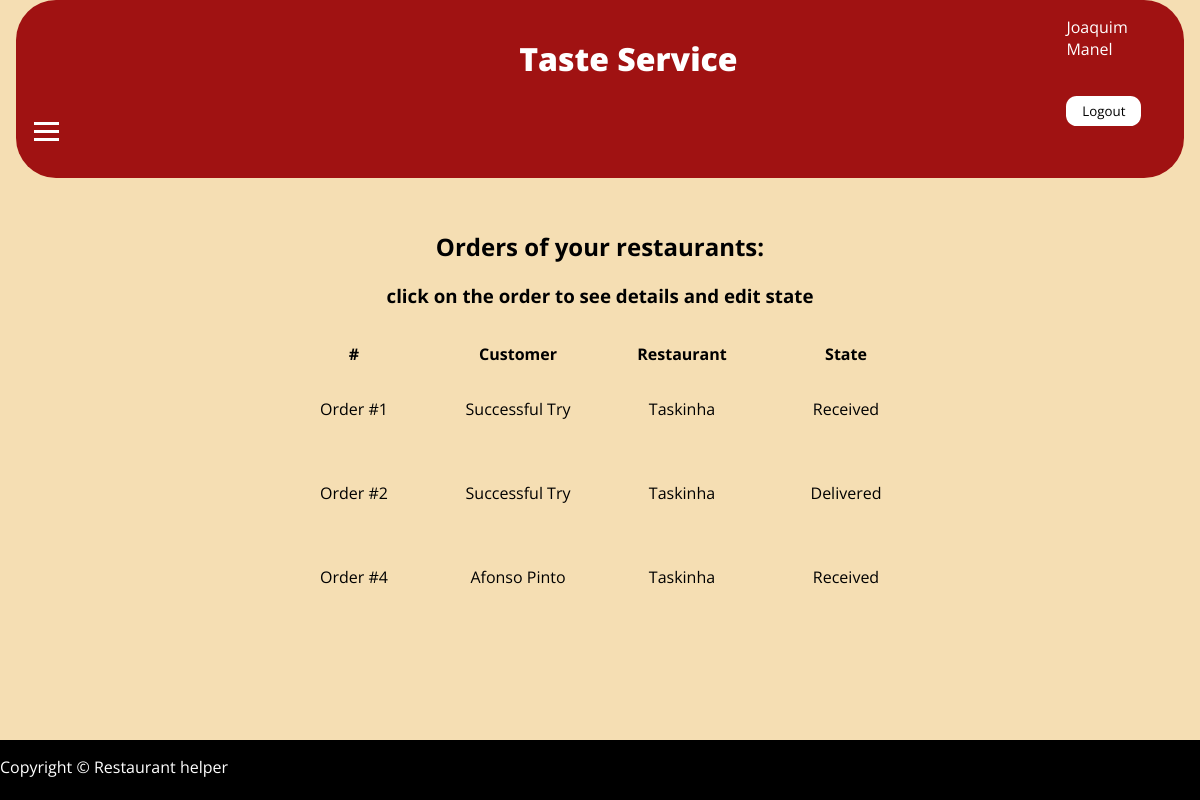
/pages/profile.php?id=Rorders (signed in), run on an earlier commit of the app's database.
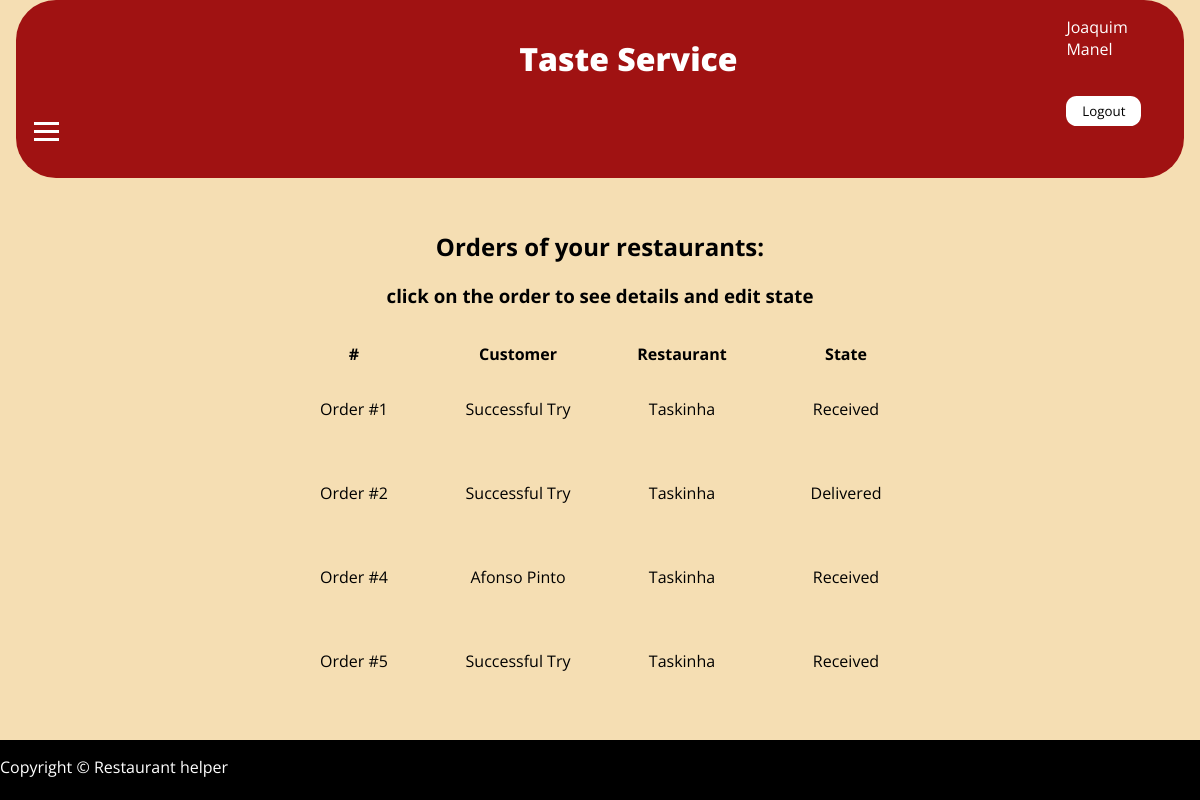
And on a later commit of the database.
### tables this page shows
CREATE TABLE request (
  id INTEGER PRIMARY KEY,
  customer INTEGER NOT NULL REFERENCES customer(id) ON DELETE CASCADE,
  state VARCHAR NOT NULL
);

CREATE TABLE restaurants (
  id INTEGER PRIMARY KEY,            
  name VARCHAR NOT NULL,
  adress VARCHAR NOT NULL,
  category VARCHAR NOT NULL,
  photo STRING DEFAULT "default.jpg",
  owner INTEGER NOT NULL REFERENCES restaurantOwner(id) ON DELETE CASCADE
                      
);

### database/request.class.php (called while the page is built, shortened)
<?php
  class Request {
    public function __construct(int $id, string $customer, string $state, string $restaurant) {
      $this->id = $id;
      $this->customer = $customer;
      $this->state = $state;
      $this->restaurant = $restaurant;
    }
    static function getOwnerOrders(PDO $db, int $id)  {
        $stmt = $db->prepare('select request.id,customer.name,state from request,customer where request.id in (select distinct request from requestMenuItem where menu_item in (select id from menu_item where menu in (select id from menu where restaurant in (select id from restaurants where owner in (select id from restaurantOwner where user = ?))))) and customer.id=customer');
        $stmt->execute(array($id));
        $requests = [];
        while ($request = $stmt->fetch()) {
          $requests[] = new Request(
            (int) $request['id'],
            $request['name'],
            $request['state'],
            Request::getRestaurantByRequest($db,(int) $request['id']),
          );
        }
        return $requests;
    }
    static function getRestaurantByRequest(PDO $db, int $id){
        $stmt = $db->prepare('select name from restaurants where id in (select restaurant from menu where id in (select menu from menu_item where id in (select menu_item from requestMenuItem where request = ?)))');
        $stmt->execute(array($id));
        if($name = $stmt->fetch()){
            return $name['name'];
          }
    }
  }
?>

### database/restaurant.class.php (called while the page is built, shortened)
<?php
  class Restaurant {
    static function getRestaurantIdFromName(PDO $db, string $name){
      $stmt = $db->prepare('select id from restaurants where name = ?');
      $stmt->execute(array($name));
      if($id = $stmt->fetch()){
          return $id['id'];
        }
    }
  }
?>

### templates/requests.php (the view, shortened to what this page needs)
<?php declare(strict_types = 1);
require_once('../database/connection.php');
require_once('../database/restaurant.class.php');
?>
<?php function drawProfileRequests(array $requests) { ?>
  <h2>Orders of your restaurants:</h2>
  <?php if ($requests!=[]){ ?>
  <h3>click on the order to see details <?php if ($_SESSION['usertype']=='Restaurant Owner') { ?>and edit state <?php }?></h3>
  <table id="tables">
    <tr><th scope="col">#</th><th scope="col">Customer</th><th scope="col">Restaurant</th><th scope="col">State</th></tr>
    <?php foreach ($requests as $i => $request) { ?>
      <tr><td><a href="../pages/request.php?id=<?=$request->id?>"> Order #<?=$request->id?> </a> </td><td><?=$request->customer?></td><td>
      <?php $db = getDatabaseConnection(); $id=Restaurant::getRestaurantIdFromName($db,$request->restaurant); ?>
      <a href="../pages/restaurant.php?id=<?=$id ?>"> <?=$request->restaurant?> </a></td><td><?=$request->state?></td></tr>
    <?php } ?>
  </table>
  <?php } else{?>
  <h4>No orders yet</h4> <?php }?>
<?php } ?>

### templates/common.php (shortened to what this page needs)
<?php function drawHeader() { ?>
<!DOCTYPE html>
<html lang="en-US">
  <head>
    <link rel="stylesheet" href="../css/style.css">
    <link rel="stylesheet" href="https://cdnjs.cloudflare.com/ajax/libs/font-awesome/4.7.0/css/font-awesome.min.css">
  </head>
  <body>
  <header>
  <div id="wrapper2">
      <h1><a href="../pages/main.php" id="maintit">Taste Service</a></h1>
                <nav class="nav1">
                    <ul class="hmenu">
                        <li class="item"><a href="../pages/restaurant.php?id=search" class="hlink">Restaurants</a></li>
                        <li class="item"><a href="../pages/profile.php?id=Rorders" class="hlink">Order</a></li>
                    </ul>
                    <div id="hamb">
                        <span class="bar"></span>
                        <span class="bar"></span>
                        <span class="bar"></span>
                    </div>
                </nav>
</div>
      <?php if (isset($_SESSION['id'])) drawLogoutForm($_SESSION['name']);?>
    </header>
    <main>
<?php } ?>
<?php function drawFooter() { ?>
    </main>
    <footer id="footer">
      <p id="cp">Copyright &copy; Restaurant helper</p>
    </footer>
  </body>
</html>
<?php } ?>
<?php function drawLogoutForm(string $name) { ?>
  <form action="../action/action_logout.php" method="post" class="logout">
  <a id="profile_name_header" href="../pages/profile.php"><?=$name?></a>
    <button id="logout-but" type="submit" >Logout</button>
  </form>
<?php } ?>

### pages/profile.php (shortened to what this page needs)
<?php
  require_once('../database/connection.php');
  require_once('../database/user.class.php');
  require_once('../database/restaurant.class.php');
  require_once('../database/request.class.php');
  require_once('../templates/common.php');
  require_once('../templates/requests.php');
  $db = getDatabaseConnection();
  $user = User::getUser($db, $_SESSION['id']);
  drawHeader();
  if($_GET['id']=='account'){
    drawAccountInfoForm();
  }
  else if ($_GET['id']=='profile'){
    drawProfileInfoForm($user);
  }
  else if ($_GET['id']=='reviews'&&$_SESSION['usertype']=='Restaurant Owner'){
    $reviews=Review::getOwnerReviews($db,(int)$_SESSION['id']);
    drawProfileReviews($reviews);
  }
  else if ($_GET['id']=='Rorders'&&$_SESSION['usertype']=='Restaurant Owner'){
    $requests=Request::getOwnerOrders($db,(int)$_SESSION['id']);
    drawProfileRequests($requests);
  }
  drawFooter();
?>

### css/style.css (style rules this page uses)
* { font-family: 'Lora', serif; font-family: 'Open Sans', sans-serif; }
html { background-color: wheat; }
html, body { max-width: 100%; overflow-x: hidden; }
body { width: 120em; margin: auto; display: grid; grid-template-rows: auto 1fr auto; max-width: 100vw; --main-color: black; min-height: 100vh; }
body > * { margin: 0 1em; }
body > header { display: flex; padding: 1em; min-height: 3.125em; background-color: rgb(160, 18, 18); border-radius: 2.5em; }
#maintit { color: white; margin-left: 44%; padding: 1em; font-weight: 800; }
body > header a { color: white; text-decoration: none; }
body > header form { display: grid; margin-right: 0; margin-left: auto; }
main { background-color: var(--background-color); text-align: center; margin: 1em; padding: 1em; }
main a { color: var(--main-color); text-decoration: none; }
#logout-but { background-color: white; border: 0.125em #000; border-radius: 0.8em; min-width: 5.625em; max-width: 5.625em; min-height: 2.2em; max-height: 2.2em; cursor: pointer; }
#tables td { height: 5em; width: 10em; text-align: center; vertical-align: middle; }
#tables { margin-top: 2em; margin-left: auto;; margin-right: auto; }
footer { background-color: black; color: white; width: 100%; margin-left: 0; bottom: 0; position: relative; clear: both; min-height: 3.75em; }
.hmenu li { list-style: none; }
.nav1 { min-height: 3.75em; display: flex; justify-content: space-between; align-items: center; padding: 0 1.5px; width: 100%; }
.hmenu { display: grid; grid-template-columns: 1fr 1fr; grid-template-rows: 1fr 1fr; justify-content: space-between; align-items: center; position: absolute; top: 3.125em; gap: 0; flex-direction: column; width: 100%; text-align: center; transition: 0.4s; left: -100%; }
.item { margin: 1em 0; }
#hamb { display: block; cursor: pointer; top: 0.5em; }
.bar { display: block; width: 1.5625em; height: 3px; margin: 5px auto; -webkit-transition: all 0.3s ease-in-out; transition: all 0.3s ease-in-out; background-color: #fff; }
#wrapper2 { width: 100%; }

What changed in the data, as far as the page shows it:
added request: id "5", customer "Successful Try", $request->restaurant "Taskinha", state "Received"
